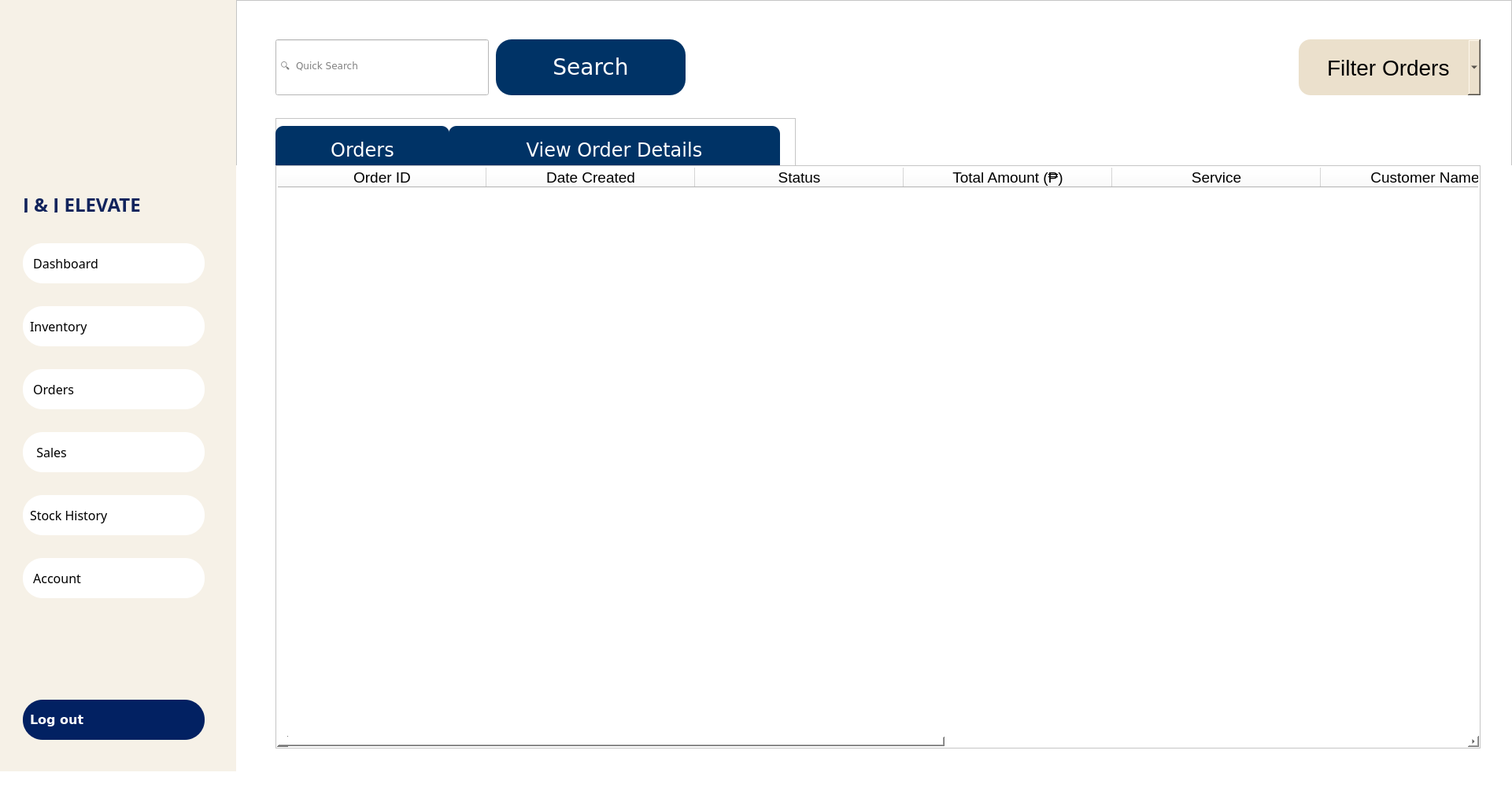
<?xml version="1.0" encoding="UTF-8"?>
<ui version="4.0">
 <class>OWNER</class>
 <widget class="QMainWindow" name="OWNER">
  <property name="geometry">
   <rect>
    <x>0</x>
    <y>0</y>
    <width>1921</width>
    <height>1005</height>
   </rect>
  </property>
  <property name="windowTitle">
   <string>Inventory and Sales Management System</string>
  </property>
  <property name="styleSheet">
   <string notr="true">background: white;</string>
  </property>
  <widget class="QWidget" name="Owner_centralwidget">
   <property name="font">
    <font>
     <pointsize>14</pointsize>
    </font>
   </property>
   <widget class="QFrame" name="LeftMenuBar">
    <property name="geometry">
     <rect>
      <x>-1</x>
      <y>-1</y>
      <width>301</width>
      <height>981</height>
     </rect>
    </property>
    <property name="font">
     <font>
      <pointsize>14</pointsize>
     </font>
    </property>
    <property name="styleSheet">
     <string notr="true">background-color: rgba(235, 224, 204, 0.47); /* #ebe0cc with 47% opacity */</string>
    </property>
    <property name="frameShape">
     <enum>QFrame::NoFrame</enum>
    </property>
    <property name="frameShadow">
     <enum>QFrame::Raised</enum>
    </property>
    <widget class="QLabel" name="JJelevate_text">
     <property name="geometry">
      <rect>
       <x>30</x>
       <y>250</y>
       <width>251</width>
       <height>21</height>
      </rect>
     </property>
     <property name="font">
      <font>
       <family>Montserrat ExtraBold</family>
       <pointsize>18</pointsize>
       <weight>75</weight>
       <bold>true</bold>
      </font>
     </property>
     <property name="styleSheet">
      <string notr="true">color: #12245c; 
background: transparent;
</string>
     </property>
     <property name="text">
      <string>J &amp; J ELEVATE</string>
     </property>
     <property name="scaledContents">
      <bool>true</bool>
     </property>
    </widget>
    <widget class="QLabel" name="Logo">
     <property name="geometry">
      <rect>
       <x>30</x>
       <y>50</y>
       <width>241</width>
       <height>171</height>
      </rect>
     </property>
     <property name="styleSheet">
      <string notr="true">background: transparent;</string>
     </property>
     <property name="text">
      <string/>
     </property>
     <property name="pixmap">
      <pixmap>:/JJimages/JJLOGO.png</pixmap>
     </property>
     <property name="scaledContents">
      <bool>true</bool>
     </property>
     <property name="alignment">
      <set>Qt::AlignCenter</set>
     </property>
    </widget>
    <widget class="QPushButton" name="pushButton_Dashboard">
     <property name="geometry">
      <rect>
       <x>30</x>
       <y>310</y>
       <width>231</width>
       <height>51</height>
      </rect>
     </property>
     <property name="font">
      <font>
       <family>Montserrat Medium</family>
       <pointsize>12</pointsize>
       <weight>50</weight>
       <italic>false</italic>
       <bold>false</bold>
      </font>
     </property>
     <property name="styleSheet">
      <string notr="true">QPushButton {
    background-color: white;
    color: black;
    border-radius: 25px;
    padding: 9px;
text-align: left;
}
QPushButton:hover {
    background-color:#c25b55;
color:black;
font-weight: 700;
}
QPushButton#activeButton {
    background-color:#c25b55;
color:black;
font-weight: 700;
}
</string>
     </property>
     <property name="text">
      <string> Dashboard   </string>
     </property>
     <property name="icon">
      <iconset>
       <normaloff>:/JJimages/dashboard_icon.svg</normaloff>:/JJimages/dashboard_icon.svg</iconset>
     </property>
     <property name="iconSize">
      <size>
       <width>40</width>
       <height>40</height>
      </size>
     </property>
    </widget>
    <widget class="QPushButton" name="pushButton_Inventory">
     <property name="geometry">
      <rect>
       <x>30</x>
       <y>390</y>
       <width>231</width>
       <height>51</height>
      </rect>
     </property>
     <property name="font">
      <font>
       <family>Montserrat Medium</family>
       <pointsize>12</pointsize>
      </font>
     </property>
     <property name="styleSheet">
      <string notr="true">QPushButton {
    background-color: white;
    color: black;
    border-radius: 25px;
    padding: 9px;
text-align: left;
}
QPushButton:hover {
    background-color:#c25b55;
color:black;
font-weight: 700;
}
QPushButton#activeButton {
    background-color:#c25b55;
color:black;
font-weight: 700;
}
</string>
     </property>
     <property name="text">
      <string>Inventory</string>
     </property>
     <property name="icon">
      <iconset>
       <normaloff>:/JJimages/inventory_icon.svg</normaloff>:/JJimages/inventory_icon.svg</iconset>
     </property>
     <property name="iconSize">
      <size>
       <width>50</width>
       <height>45</height>
      </size>
     </property>
    </widget>
    <widget class="QPushButton" name="pushButton_Orders">
     <property name="geometry">
      <rect>
       <x>30</x>
       <y>470</y>
       <width>231</width>
       <height>51</height>
      </rect>
     </property>
     <property name="font">
      <font>
       <family>Montserrat Medium</family>
       <pointsize>12</pointsize>
      </font>
     </property>
     <property name="styleSheet">
      <string notr="true">QPushButton {
    background-color: white;
    color: black;
    border-radius: 25px;
    padding: 9px;
text-align: left;
}
QPushButton:hover {
    background-color:#c25b55;
color:black;
font-weight: 700;
}
QPushButton#activeButton {
    background-color:#c25b55;
color:black;
font-weight: 700;
}
</string>
     </property>
     <property name="text">
      <string> Orders</string>
     </property>
     <property name="icon">
      <iconset>
       <normaloff>:/JJimages/orders_icon.svg</normaloff>:/JJimages/orders_icon.svg</iconset>
     </property>
     <property name="iconSize">
      <size>
       <width>46</width>
       <height>42</height>
      </size>
     </property>
    </widget>
    <widget class="QPushButton" name="pushButton_Sales">
     <property name="geometry">
      <rect>
       <x>30</x>
       <y>550</y>
       <width>231</width>
       <height>51</height>
      </rect>
     </property>
     <property name="font">
      <font>
       <family>Montserrat Medium</family>
       <pointsize>12</pointsize>
      </font>
     </property>
     <property name="styleSheet">
      <string notr="true">QPushButton {
    background-color: white;
    color: black;
    border-radius: 25px;
    padding: 9px;
text-align: left;
}
QPushButton:hover {
    background-color:#c25b55;
color:black;
font-weight: 700;
}
QPushButton#activeButton {
    background-color:#c25b55;
color:black;
font-weight: 700;
}
</string>
     </property>
     <property name="text">
      <string>  Sales</string>
     </property>
     <property name="icon">
      <iconset>
       <normaloff>:/JJimages/sales_icon.svg</normaloff>:/JJimages/sales_icon.svg</iconset>
     </property>
     <property name="iconSize">
      <size>
       <width>35</width>
       <height>35</height>
      </size>
     </property>
    </widget>
    <widget class="QPushButton" name="pushButton_Account">
     <property name="geometry">
      <rect>
       <x>30</x>
       <y>710</y>
       <width>231</width>
       <height>51</height>
      </rect>
     </property>
     <property name="font">
      <font>
       <family>Montserrat Medium</family>
       <pointsize>12</pointsize>
      </font>
     </property>
     <property name="styleSheet">
      <string notr="true">QPushButton {
    background-color: white;
    color: black;
    border-radius: 25px;
    padding: 9px;
text-align: left;
}
QPushButton:hover {
    background-color:#c25b55;
color:black;
font-weight: 700;
}
QPushButton#activeButton {
    background-color:#c25b55;
color:black;
font-weight: 700;
}
</string>
     </property>
     <property name="text">
      <string> Account     </string>
     </property>
     <property name="icon">
      <iconset>
       <normaloff>:/JJimages/account_icon.svg</normaloff>:/JJimages/account_icon.svg</iconset>
     </property>
     <property name="iconSize">
      <size>
       <width>48</width>
       <height>48</height>
      </size>
     </property>
    </widget>
    <widget class="QPushButton" name="pushButton_LogOut">
     <property name="geometry">
      <rect>
       <x>30</x>
       <y>890</y>
       <width>231</width>
       <height>51</height>
      </rect>
     </property>
     <property name="font">
      <font>
       <family>Verdana</family>
       <pointsize>12</pointsize>
       <weight>87</weight>
       <bold>true</bold>
      </font>
     </property>
     <property name="styleSheet">
      <string notr="true">QPushButton {
    background-color:#022162;
color:white;
font-weight: 700;
    border-radius: 25px;
    padding: 9px;
font-size: 14;
text-align: left;
}</string>
     </property>
     <property name="text">
      <string>Log out</string>
     </property>
     <property name="icon">
      <iconset>
       <normaloff>:/JJimages/WHITElogout_icon.svg</normaloff>:/JJimages/WHITElogout_icon.svg</iconset>
     </property>
     <property name="iconSize">
      <size>
       <width>38</width>
       <height>38</height>
      </size>
     </property>
    </widget>
    <widget class="QPushButton" name="pushButton_Stock_History">
     <property name="geometry">
      <rect>
       <x>30</x>
       <y>630</y>
       <width>231</width>
       <height>51</height>
      </rect>
     </property>
     <property name="font">
      <font>
       <family>Montserrat Medium</family>
       <pointsize>12</pointsize>
      </font>
     </property>
     <property name="styleSheet">
      <string notr="true">QPushButton {
    background-color: white;
    color: black;
    border-radius: 25px;
    padding: 9px;
text-align: left;
}
QPushButton:hover {
    background-color:#c25b55;
color:black;
font-weight: 700;
}
QPushButton#activeButton {
    background-color:#c25b55;
color:black;
font-weight: 700;
}
</string>
     </property>
     <property name="text">
      <string>Stock History</string>
     </property>
     <property name="icon">
      <iconset>
       <normaloff>:/JJimages/inventory_icon.svg</normaloff>:/JJimages/inventory_icon.svg</iconset>
     </property>
     <property name="iconSize">
      <size>
       <width>50</width>
       <height>45</height>
      </size>
     </property>
    </widget>
   </widget>
   <widget class="QFrame" name="frame_45">
    <property name="geometry">
     <rect>
      <x>300</x>
      <y>0</y>
      <width>1621</width>
      <height>211</height>
     </rect>
    </property>
    <property name="frameShape">
     <enum>QFrame::StyledPanel</enum>
    </property>
    <property name="frameShadow">
     <enum>QFrame::Raised</enum>
    </property>
    <widget class="QLineEdit" name="lineEdit__QuickSearch_Sales">
     <property name="geometry">
      <rect>
       <x>50</x>
       <y>50</y>
       <width>271</width>
       <height>71</height>
      </rect>
     </property>
     <property name="font">
      <font>
       <family>Verdana</family>
       <pointsize>9</pointsize>
      </font>
     </property>
     <property name="styleSheet">
      <string notr="true">lineEdit__QuickSearch_Sales {
    background-color: #003366;
    border-radius: 10px; /* Test with a smaller value */
    border: 1px solid #ffffff; /* Add a border for visibility */
    padding: 3px;
    color: #ffffff;
	font-size: 20px;
    font-family: &quot;Verdana&quot;, sans-serif; 
    text-align: center;
}</string>
     </property>
     <property name="inputMask">
      <string/>
     </property>
     <property name="text">
      <string/>
     </property>
     <property name="placeholderText">
      <string> 🔍︎  Quick Search</string>
     </property>
     <property name="clearButtonEnabled">
      <bool>false</bool>
     </property>
    </widget>
    <widget class="QPushButton" name="pushButton_search">
     <property name="geometry">
      <rect>
       <x>330</x>
       <y>50</y>
       <width>241</width>
       <height>71</height>
      </rect>
     </property>
     <property name="font">
      <font>
       <family>Verdana</family>
       <pointsize>-1</pointsize>
      </font>
     </property>
     <property name="styleSheet">
      <string notr="true">QPushButton {
    background-color: #003366; /* Blue color */
    border-radius: 20px;
    font-size: 28px;
    color: #ffffff; /* Corrected from font-color */
    padding: 9px;
    font-family: &quot;Verdana&quot;, sans-serif;
    text-align: center;
}

/* Hover Effect on Inactive Buttons */
QPushButton:hover {
    background-color: #004aad;
    color: #ffffff; /* Ensure text color remains white */
}

/* Active Button (Current Page) */
QPushButton#activeButton {
    background-color: #004aad;
    color: #ffffff; /* Ensure text color remains white */
}</string>
     </property>
     <property name="text">
      <string>Search</string>
     </property>
    </widget>
    <widget class="QComboBox" name="comboBox_filterOrders">
     <property name="geometry">
      <rect>
       <x>1350</x>
       <y>50</y>
       <width>231</width>
       <height>71</height>
      </rect>
     </property>
     <property name="font">
      <font>
       <pointsize>-1</pointsize>
      </font>
     </property>
     <property name="styleSheet">
      <string notr="true">    background-color: #ebe0cc;
    border-radius: 15px;
font-size:28px;
text-align: center;</string>
     </property>
     <property name="currentText">
      <string>    Filter Orders</string>
     </property>
     <item>
      <property name="text">
       <string>    Filter Orders</string>
      </property>
     </item>
     <item>
      <property name="text">
       <string>Daily</string>
      </property>
     </item>
     <item>
      <property name="text">
       <string>Weekly</string>
      </property>
     </item>
     <item>
      <property name="text">
       <string>Monthly</string>
      </property>
     </item>
    </widget>
    <widget class="QFrame" name="frame_29">
     <property name="geometry">
      <rect>
       <x>50</x>
       <y>150</y>
       <width>661</width>
       <height>61</height>
      </rect>
     </property>
     <property name="frameShape">
      <enum>QFrame::StyledPanel</enum>
     </property>
     <property name="frameShadow">
      <enum>QFrame::Raised</enum>
     </property>
     <widget class="QPushButton" name="pushButton_order">
      <property name="geometry">
       <rect>
        <x>0</x>
        <y>10</y>
        <width>221</width>
        <height>61</height>
       </rect>
      </property>
      <property name="font">
       <font>
        <family>Verdana</family>
        <pointsize>-1</pointsize>
       </font>
      </property>
      <property name="styleSheet">
       <string notr="true">QPushButton {
    background-color: #003366; /* Blue color */
    border-radius: 10px;
    font-size: 24px;
    color: #ffffff; /* Corrected from font-color */
    padding: 9px;
    font-family: &quot;Verdana&quot;, sans-serif;
    text-align: center;
}

/* Hover Effect on Inactive Buttons */
QPushButton:hover {
    background-color: #8d2721;
    color: #ffffff; /* Ensure text color remains white */
}

/* Active Button (Current Page) */
QPushButton#activeButton {
    background-color:#8d2721;
    color: #ffffff; /* Ensure text color remains white */
}</string>
      </property>
      <property name="text">
       <string>Orders</string>
      </property>
     </widget>
     <widget class="QPushButton" name="pushButton_orderDetail">
      <property name="geometry">
       <rect>
        <x>220</x>
        <y>10</y>
        <width>421</width>
        <height>61</height>
       </rect>
      </property>
      <property name="font">
       <font>
        <family>Verdana</family>
        <pointsize>-1</pointsize>
       </font>
      </property>
      <property name="styleSheet">
       <string notr="true">QPushButton {
    background-color: #003366; /* Blue color */
    border-radius: 10px;
    font-size: 24px;
    color: #ffffff; /* Corrected from font-color */
    padding: 9px;
    font-family: &quot;Verdana&quot;, sans-serif;
    text-align: center;
}

/* Hover Effect on Inactive Buttons */
QPushButton:hover {
    background-color: #8d2721;
    color: #ffffff; /* Ensure text color remains white */
}

/* Active Button (Current Page) */
QPushButton#activeButton {
    background-color: #8d2721;
    color: #ffffff; /* Ensure text color remains white */
}</string>
      </property>
      <property name="text">
       <string>View Order Details</string>
      </property>
     </widget>
    </widget>
   </widget>
   <widget class="QStackedWidget" name="stackedWidget">
    <property name="geometry">
     <rect>
      <x>300</x>
      <y>210</y>
      <width>1621</width>
      <height>771</height>
     </rect>
    </property>
    <property name="currentIndex">
     <number>0</number>
    </property>
    <widget class="QWidget" name="page">
     <widget class="QTableWidget" name="tableWidget_order">
      <property name="geometry">
       <rect>
        <x>50</x>
        <y>0</y>
        <width>1531</width>
        <height>741</height>
       </rect>
      </property>
      <property name="styleSheet">
       <string notr="true">padding: 1;</string>
      </property>
      <attribute name="horizontalHeaderDefaultSectionSize">
       <number>265</number>
      </attribute>
      <column>
       <property name="text">
        <string>Order ID</string>
       </property>
       <property name="font">
        <font>
         <pointsize>14</pointsize>
        </font>
       </property>
      </column>
      <column>
       <property name="text">
        <string>Date Created</string>
       </property>
       <property name="font">
        <font>
         <pointsize>14</pointsize>
        </font>
       </property>
      </column>
      <column>
       <property name="text">
        <string>Status</string>
       </property>
       <property name="font">
        <font>
         <pointsize>14</pointsize>
        </font>
       </property>
      </column>
      <column>
       <property name="text">
        <string>Total Amount (₱)</string>
       </property>
       <property name="font">
        <font>
         <pointsize>14</pointsize>
        </font>
       </property>
      </column>
      <column>
       <property name="text">
        <string>Service</string>
       </property>
       <property name="font">
        <font>
         <pointsize>14</pointsize>
        </font>
       </property>
      </column>
      <column>
       <property name="text">
        <string>Customer Name</string>
       </property>
       <property name="font">
        <font>
         <pointsize>14</pointsize>
        </font>
       </property>
      </column>
      <column>
       <property name="text">
        <string>Contact Number</string>
       </property>
       <property name="font">
        <font>
         <pointsize>14</pointsize>
        </font>
       </property>
      </column>
      <column>
       <property name="text">
        <string>Customer Address</string>
       </property>
       <property name="font">
        <font>
         <pointsize>14</pointsize>
        </font>
       </property>
      </column>
      <column>
       <property name="text">
        <string>Processed by</string>
       </property>
       <property name="font">
        <font>
         <pointsize>14</pointsize>
        </font>
       </property>
      </column>
     </widget>
    </widget>
    <widget class="QWidget" name="page_2">
     <widget class="QTableWidget" name="tableWidget_orderDetails">
      <property name="geometry">
       <rect>
        <x>50</x>
        <y>0</y>
        <width>1531</width>
        <height>741</height>
       </rect>
      </property>
      <property name="styleSheet">
       <string notr="true">padding: 1;</string>
      </property>
      <attribute name="horizontalHeaderDefaultSectionSize">
       <number>265</number>
      </attribute>
      <column>
       <property name="text">
        <string>Order ID</string>
       </property>
       <property name="font">
        <font>
         <pointsize>14</pointsize>
        </font>
       </property>
      </column>
      <column>
       <property name="text">
        <string>Order Detail ID</string>
       </property>
       <property name="font">
        <font>
         <pointsize>14</pointsize>
        </font>
       </property>
      </column>
      <column>
       <property name="text">
        <string>Product</string>
       </property>
       <property name="font">
        <font>
         <pointsize>14</pointsize>
        </font>
       </property>
      </column>
      <column>
       <property name="text">
        <string>Quanity</string>
       </property>
       <property name="font">
        <font>
         <pointsize>14</pointsize>
        </font>
       </property>
      </column>
      <column>
       <property name="text">
        <string>Unit Price</string>
       </property>
       <property name="font">
        <font>
         <pointsize>14</pointsize>
        </font>
       </property>
      </column>
      <column>
       <property name="text">
        <string>Discount</string>
       </property>
       <property name="font">
        <font>
         <pointsize>14</pointsize>
        </font>
       </property>
      </column>
      <column>
       <property name="text">
        <string>Total Amount</string>
       </property>
       <property name="font">
        <font>
         <pointsize>14</pointsize>
        </font>
       </property>
      </column>
      <column>
       <property name="text">
        <string>Date Created</string>
       </property>
       <property name="font">
        <font>
         <pointsize>14</pointsize>
        </font>
       </property>
      </column>
     </widget>
    </widget>
   </widget>
  </widget>
  <widget class="QStatusBar" name="statusbar"/>
 </widget>
 <resources>
  <include location="../../../jj_owner_resources.qrc"/>
 </resources>
 <connections/>
</ui>
